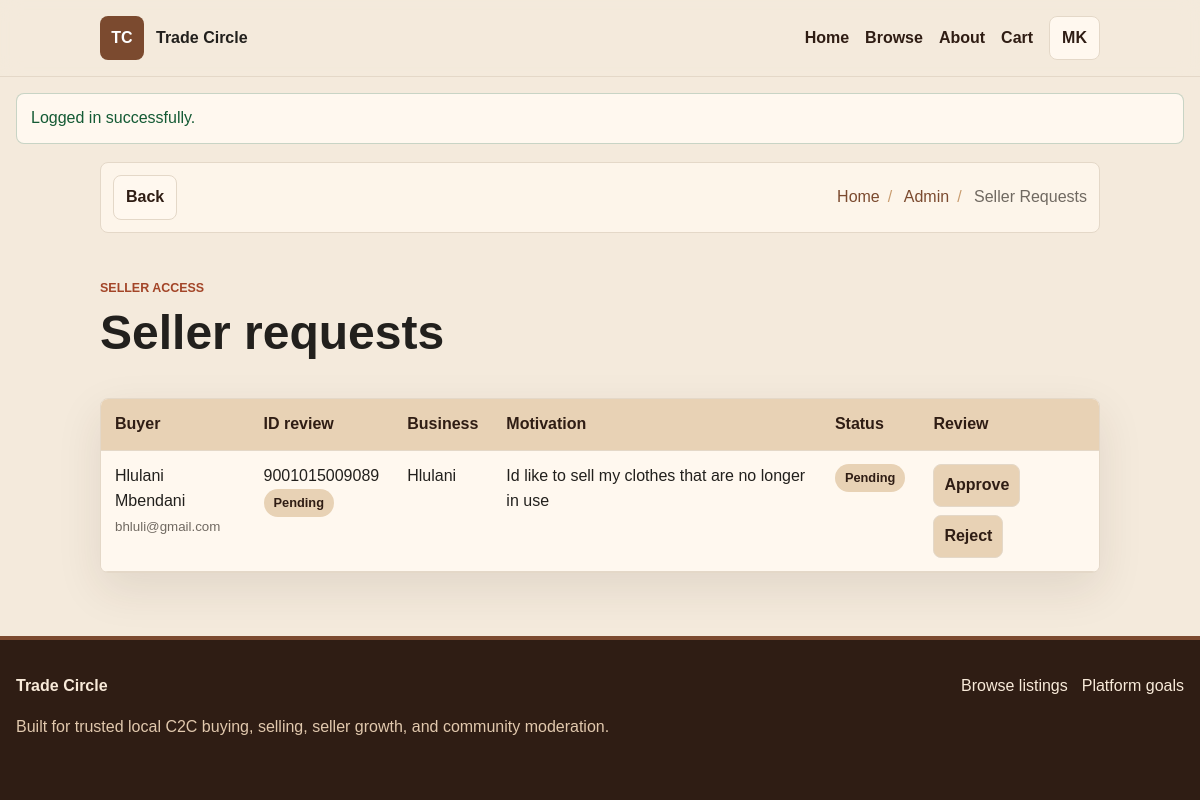
The app's page /admin_seller_requests.php (signed in) with its own data.
### tables this page shows
CREATE TABLE `users` (
  `id` int(11) NOT NULL,
  `full_name` varchar(120) NOT NULL,
  `email` varchar(160) NOT NULL,
  `password` varchar(120) NOT NULL,
  `role` enum('buyer','seller','admin','superadmin') NOT NULL DEFAULT 'buyer',
  `phone` varchar(40) DEFAULT NULL,
  `id_number` varchar(13) DEFAULT NULL,
  `location` varchar(160) DEFAULT NULL,
  `address_line1` varchar(160) DEFAULT NULL,
  `address_line2` varchar(160) DEFAULT NULL,
  `suburb` varchar(120) DEFAULT NULL,
  `city` varchar(120) DEFAULT NULL,
  `province` varchar(120) DEFAULT NULL,
  `zip_code` varchar(12) DEFAULT NULL,
  `bio` text DEFAULT NULL,
  `verification_status` enum('unverified','pending','approved','rejected') NOT NULL DEFAULT 'unverified',
  `status` enum('active','suspended') NOT NULL DEFAULT 'active'
);

CREATE TABLE `seller_requests` (
  `id` int(11) NOT NULL,
  `user_id` int(11) NOT NULL,
  `business_name` varchar(140) NOT NULL,
  `motivation` text NOT NULL,
  `status` enum('pending','approved','rejected') NOT NULL DEFAULT 'pending'
);

### includes/db.php (called while the page is built, shortened)
<?php
function db(): PDO
{
    static $pdo = null;
    if ($pdo instanceof PDO) {
        return $pdo;
    }
    $dsn = 'mysql:host=' . DB_HOST . ';port=' . DB_PORT . ';dbname=' . DB_NAME . ';charset=' . DB_CHARSET;
    $pdo = new PDO($dsn, DB_USER, DB_PASS, [
        PDO::ATTR_ERRMODE => PDO::ERRMODE_EXCEPTION,
        PDO::ATTR_DEFAULT_FETCH_MODE => PDO::FETCH_ASSOC,
        PDO::ATTR_EMULATE_PREPARES => false,
    ]);
    return $pdo;
}

### includes/auth.php (called while the page is built, shortened)
<?php
require_once __DIR__ . '/functions.php';
function current_user(): ?array
{
    static $cachedUser = null;
    if ($cachedUser && (int) $cachedUser['id'] === (int) $_SESSION['user_id']) {
        return $cachedUser;
    }
    $stmt = db()->prepare('SELECT * FROM users WHERE id = ? LIMIT 1');
    $stmt->execute([(int) $_SESSION['user_id']]);
    $user = $stmt->fetch();
    $cachedUser = $user ?: null;
    return $cachedUser;
}
function is_logged_in(): bool
{
    return current_user() !== null;
}
function require_login(): void
{
    if (!is_logged_in()) {
        flash('warning', 'Please log in to continue.');
        redirect('login.php');
    }
}
function require_role(array|string $roles): void
{
    require_login();
}

### admin_seller_requests.php (the view, shortened to what this page needs)
<?php
require_role(['admin', 'superadmin']);
$pageTitle = 'Seller Requests';
$requests = db()->query(
    'SELECT sr.*, u.full_name, u.email, u.location, u.id_number, u.verification_status
     FROM seller_requests sr
     JOIN users u ON u.id = sr.user_id
     ORDER BY sr.id DESC'
)->fetchAll();
require_once __DIR__ . '/includes/header.php';
?>
<section class="page-hero compact">
    <p class="eyebrow">Seller access</p>
    <h1>Seller requests</h1>
</section>
<section class="section-shell">
    <div class="table-wrap">
        <table>
            <thead><tr><th>Buyer</th><th>ID review</th><th>Business</th><th>Motivation</th><th>Status</th><th>Review</th></tr></thead>
            <tbody>
            <?php foreach ($requests as $request): ?>
                <tr>
                    <td><?= e($request['full_name']) ?><br><small><?= e($request['email']) ?></small></td>
                    <td><?= e($request['id_number'] ?: 'No ID') ?><br><span class="pill"><?= e(status_label($request['verification_status'])) ?></span></td>
                    <td><?= e($request['business_name']) ?></td>
                    <td><?= e($request['motivation']) ?></td>
                    <td><span class="pill"><?= e(status_label($request['status'])) ?></span></td>
                    <td>
                        <?php if ($request['status'] === 'pending'): ?>
                            <form class="table-form" method="post">
                                <button name="status" value="approved" type="submit">Approve</button>
                                <button name="status" value="rejected" type="submit">Reject</button>
                            </form>
                        <?php else: ?>
                            <span class="pill"><?= e(status_label($request['status'])) ?></span>
                        <?php endif; ?>
                    </td>
                </tr>
            <?php endforeach; ?>
            </tbody>
        </table>
    </div>
</section>
<?php require_once __DIR__ . '/includes/footer.php'; ?>

### includes/header.php (shortened to what this page needs)
<?php
$pageTitle = $pageTitle ?? APP_NAME;
$user = current_user();
$cartCount = get_cart_count();
$crumbs = breadcrumbs($pageTitle);
$logoFile = __DIR__ . '/../assets/images/logo.png';
$hasLogo = is_file($logoFile) && filesize($logoFile) > 0;
$flashMessages = pull_flash();
?>
<!doctype html>
<html lang="en" data-theme="light">
<head>
    <link rel="stylesheet" href="<?= e(url_for('assets/css/styles.css')) ?>">
</head>
<body class="page-<?= e(str_replace(['.php', '_'], ['', '-'], page_file())) ?>">
<header class="site-header">
    <nav class="nav-shell" aria-label="Main navigation">
        <a class="brand" href="<?= e(url_for('index.php')) ?>">
            <span class="brand-mark <?= $hasLogo ? '' : 'brand-fallback' ?>">
            </span>
            <span>
                <strong><?= e(APP_NAME) ?></strong>
            </span>
        </a>
        <div class="nav-links" data-nav-menu>
            <?= nav_link('index.php', 'Home', 'home') ?>
            <?= nav_link('listings.php', 'Browse', 'browse') ?>
            <?= nav_link('about.php', 'About', 'about') ?>
            <?= nav_link('cart.php', 'Cart' . ($cartCount ? ' (' . $cartCount . ')' : ''), 'cart') ?>
            <?php if ($user): ?>
                <div class="profile-menu">
                    <button class="profile-trigger" type="button" data-profile-toggle aria-expanded="false">
                        <span><?= e(initials($user['full_name'])) ?></span>
                    </button>
                </div>
            <?php endif; ?>
        </div>
    </nav>
</header>
<main>
    <?php if ($flashMessages): ?>
        <div class="flash-wrap" aria-live="polite">
            <?php foreach ($flashMessages as $message): ?>
                <div class="flash flash-<?= e($message['type']) ?>"><?= e($message['message']) ?></div>
            <?php endforeach; ?>
        </div>
    <?php endif; ?>
    <?php if (!in_array(page_file(), ['index.php', ''], true)): ?>
        <nav class="breadcrumb-shell" aria-label="Breadcrumb">
            <button class="back-button" type="button" data-back-button data-home-url="<?= e(url_for('index.php')) ?>"><?= nav_icon('back') ?><span>Back</span></button>
            <ol class="breadcrumbs">
                <?php foreach ($crumbs as $crumb): ?>
                    <li>
                        <?php if ($crumb['url']): ?>
                            <a href="<?= e($crumb['url']) ?>"><?= e($crumb['label']) ?></a>
                        <?php else: ?>
                            <span><?= e($crumb['label']) ?></span>
                        <?php endif; ?>
                    </li>
                <?php endforeach; ?>
            </ol>
        </nav>
    <?php endif; ?>

### records on screen
users: full_name "MK"
seller_requests: user.full_name "Hlulani Mbendani", user.email "bhluli@gmail.com", user.id_number "9001015009089", user.verification_status "Pending", business_name "Hlulani", motivation "Id like to sell my clothes that are no longer in use", status "Pending"

### other values on screen
APP_NAME "Trade Circle"
$label "Home Browse About Cart"
$message['message'] "Logged in successfully."
$crumb['label'] "Home"
$crumb['label'] "Admin"
$crumb['label'] "Seller Requests"
